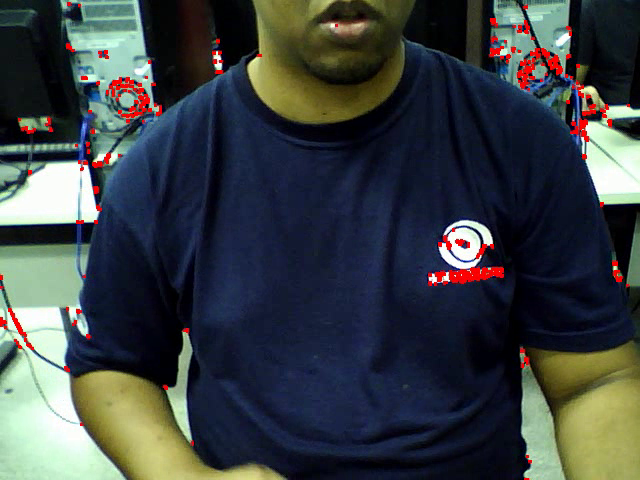
#> input picture frame 6 of lab6/ArquivosGabriel/gabriel-harris.avi, 640 x 480 px, given in place of the camera
$ python lab6d_shi.py
#> lines starting #> are read from the running program, lines starting #| are printed output that depends on the picture; after the words box and inside, x2 and y2 are one past the last pixel; in counts of white or black regions, pixels touching at a corner belong together
import numpy as np
import cv2 as cv

cap = cv.VideoCapture(0)
# Get current width of frame
width = cap.get(cv.CAP_PROP_FRAME_WIDTH)   # float
# Get current height of frame
height = cap.get(cv.CAP_PROP_FRAME_HEIGHT) # float
# Define the codec and create VideoWriter object
fourcc = cv.VideoWriter_fourcc(*'XVID')
outReg = cv.VideoWriter('regular.avi', fourcc, 30, (int(width),int(height)))

if not cap.isOpened():
    print("Cannot open camera")
    exit()

while True:
    # Capture frame-by-frame
    ret, frame = cap.read()
#> frame is the input picture: shape (480, 640, 3); mean B, G, R 67, 64.9, 58.8
    # if frame is read correctly ret is True
    if not ret:
        print("Can't receive frame (stream end?). Exiting ...")
        break

    gray = cv.cvtColor(frame,cv.COLOR_BGR2GRAY)
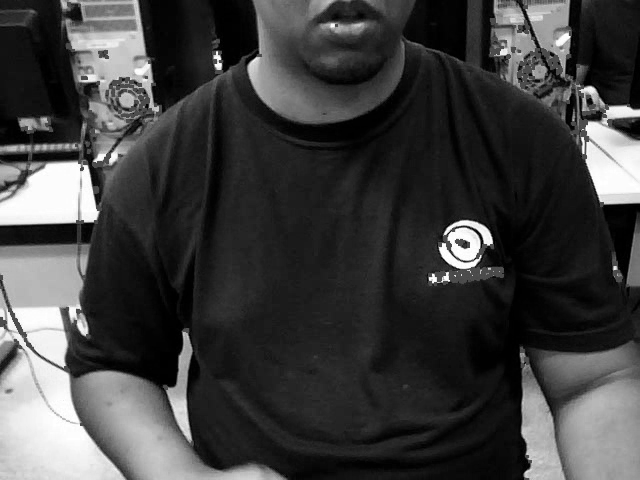
#> gray: shape (480, 640); min 0, max 255, mean 63.3
    corners = cv.goodFeaturesToTrack(gray,25,0.01,10)
#> corners = 25 rows, first 8: [217, 51], [449, 280], [432, 274], [582, 137], [219, 61], [442, 243], [614, 269], [86, 78]
    corners = np.int0(corners)

    for i in corners:
        x,y = i.ravel()
        cv.circle(frame,(x,y),3,255,-1)
#> this loop made 25 passes
#> (x, y) on passes 1 to 12: (217, 51), (449, 280), (432, 274), (582, 137), (219, 61), (442, 243), (614, 269), (86, 78), (81, 170), (484, 243), (583, 153), (469, 247)
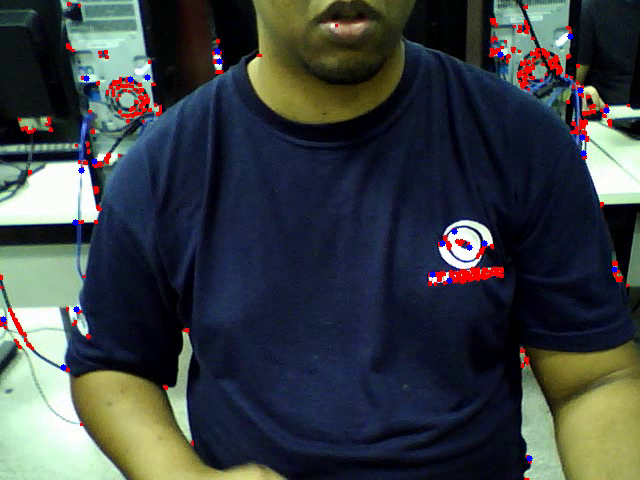
#> frame: shape (480, 640, 3); 0.24% of pixels changed, all inside (x1, y1, x2, y2) = (0, 33, 618, 462)

    # Display the resulting frame
    cv.imshow('frame', frame)
    outReg.write(frame)

    if cv.waitKey(1) == ord('q'):
#> (key q is pressed here)
        break

# When everything done, release the capture
cap.release()
cv.destroyAllWindows()

$ run again, starting later in the video
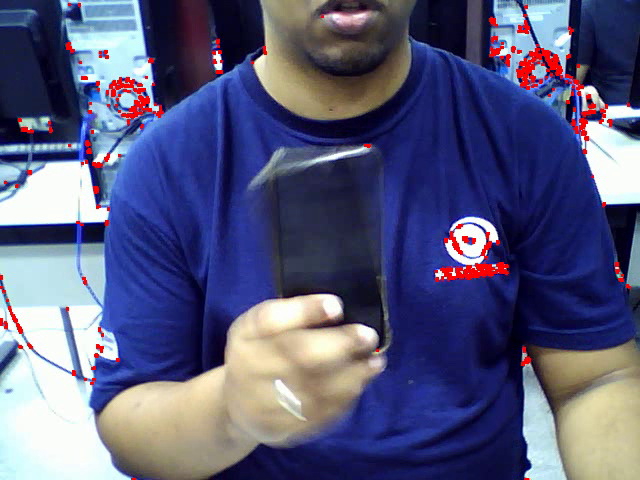
#> input picture frame 30 of lab6/ArquivosGabriel/gabriel-harris.avi, 640 x 480 px, given in place of the camera
#> frame is the input picture: shape (480, 640, 3); mean B, G, R 125.1, 90.1, 88.3
#> `gray = cv.cvtColor(frame,cv.COLOR_BGR2GRAY)`:
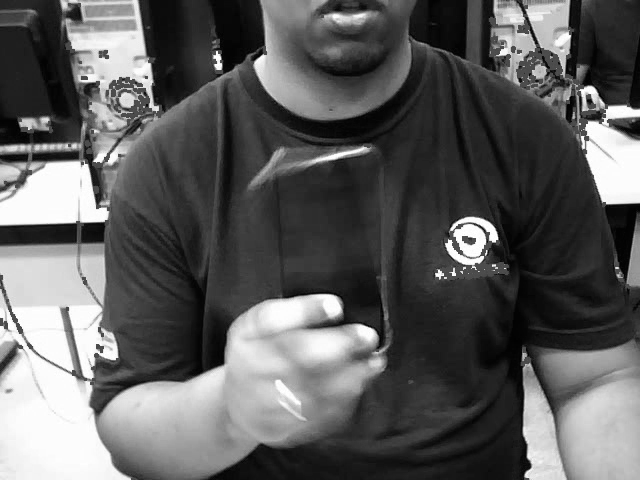
#> gray: shape (480, 640); min 1, max 255, mean 93.5
#> corners = 25 rows, first 8: [217, 51], [583, 136], [93, 161], [615, 267], [448, 240], [454, 274], [97, 345], [86, 78]
#> the loop `for i in corners:` made 25 passes
#> after the loop `for i in corners:`:
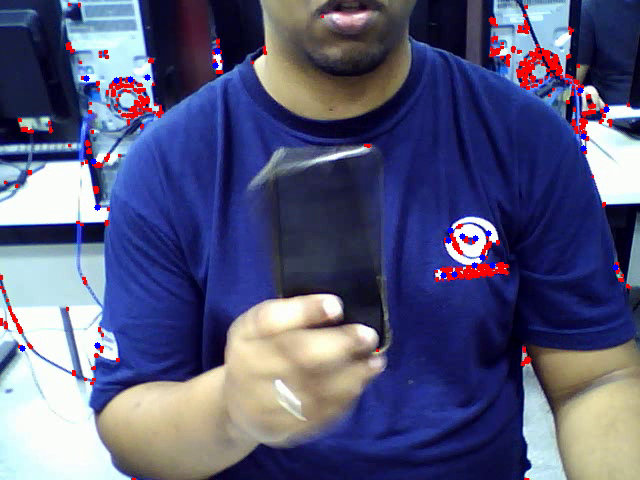
#> frame: shape (480, 640, 3); 0.24% of pixels changed, all inside (x1, y1, x2, y2) = (19, 48, 619, 352)

$ run again, starting later in the video
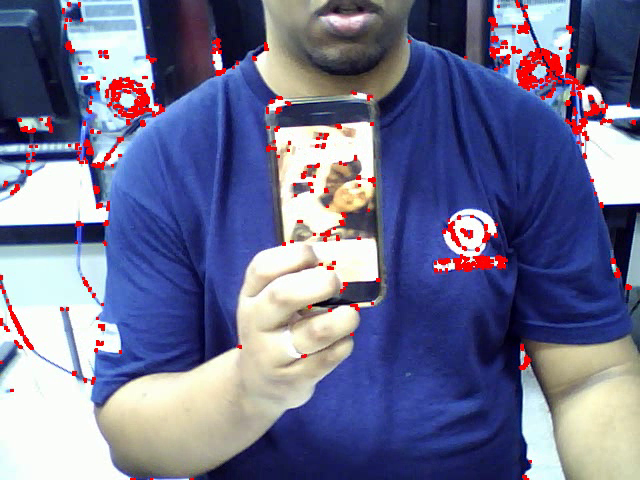
#> input picture frame 53 of lab6/ArquivosGabriel/gabriel-harris.avi, 640 x 480 px, given in place of the camera
#> frame is the input picture: shape (480, 640, 3); mean B, G, R 146.7, 113.8, 112.1
#> `gray = cv.cvtColor(frame,cv.COLOR_BGR2GRAY)`:
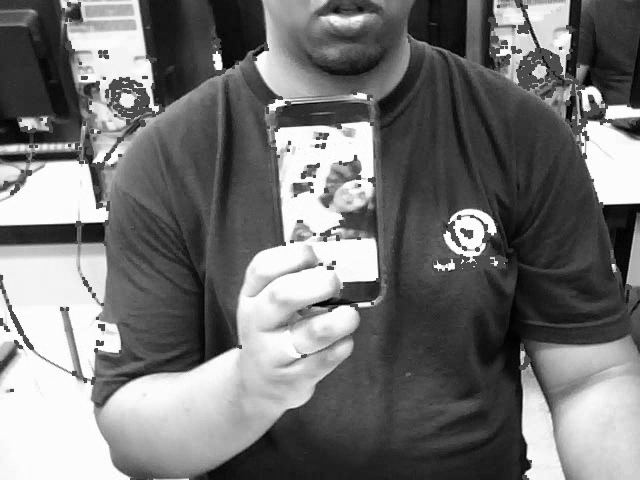
#> gray: shape (480, 640); min 0, max 255, mean 117
#> corners = 25 rows, first 8: [355, 155], [289, 141], [473, 257], [285, 102], [434, 266], [341, 124], [360, 185], [492, 234]
#> the loop `for i in corners:` made 25 passes
#> after the loop `for i in corners:`:
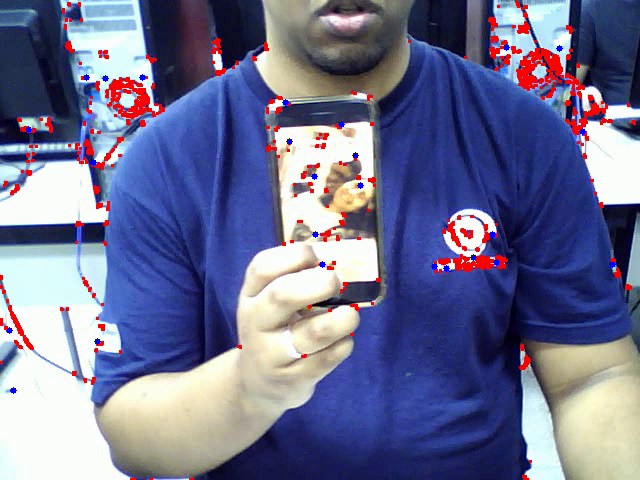
#> frame: shape (480, 640, 3); 0.24% of pixels changed, all inside (x1, y1, x2, y2) = (6, 44, 616, 394)
